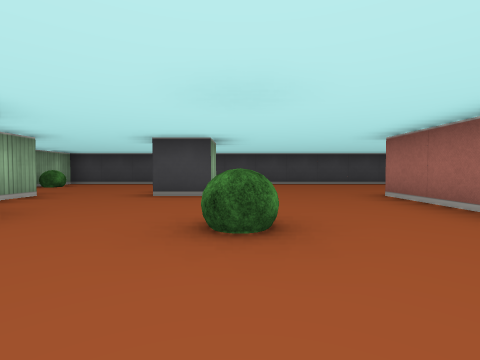
view 1 (above)

17 first-person views from a walk through a cub3D ray-caster map. The camera is about half as high as the walls, tilts 2° down and sees 85° across. The floor is counted in squares. Each view is taken from the middle of a square. On the plan, view 1 faces up. The plan holds only what a view shows up to about 9 squares ahead; the rest is blank.

view 2
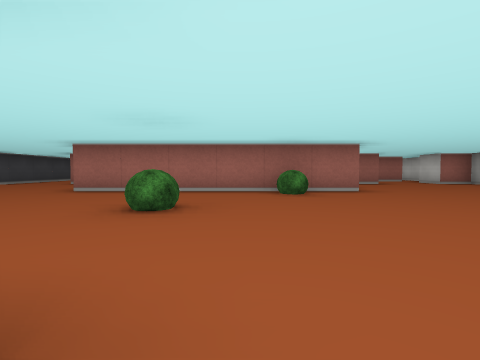

view 3
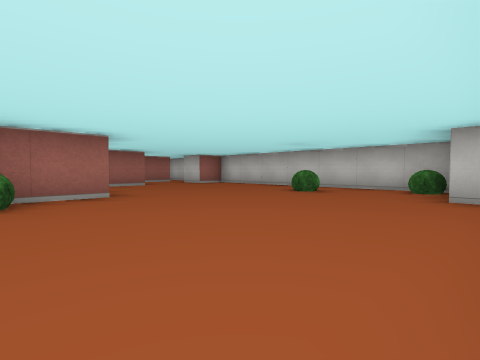

view 4
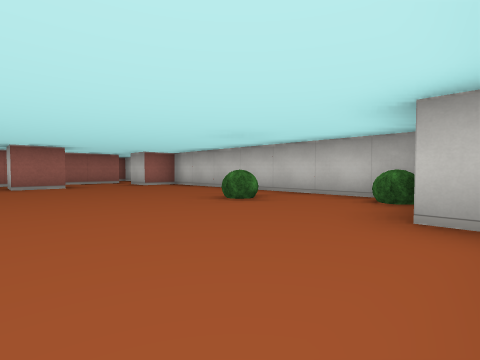

view 5
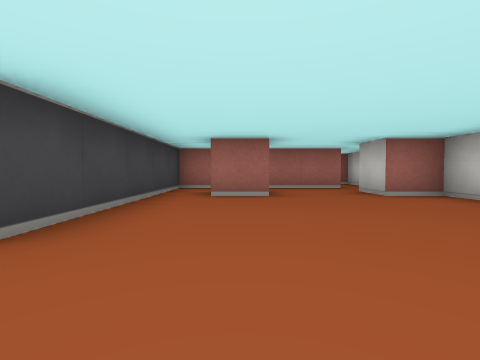

view 6
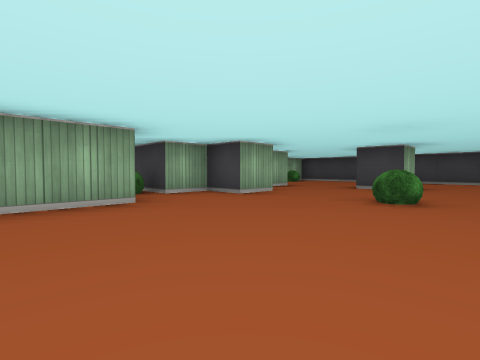

view 7
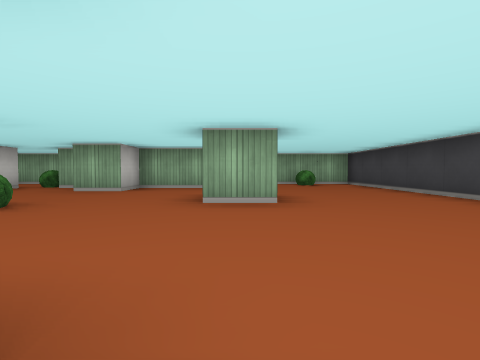

view 8
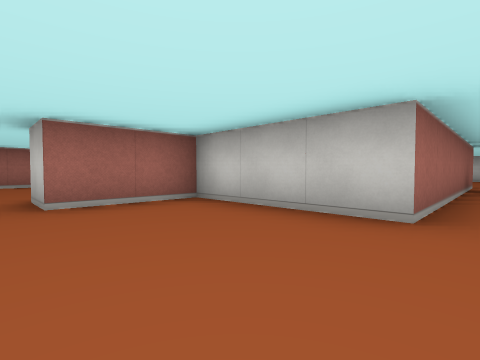

view 9
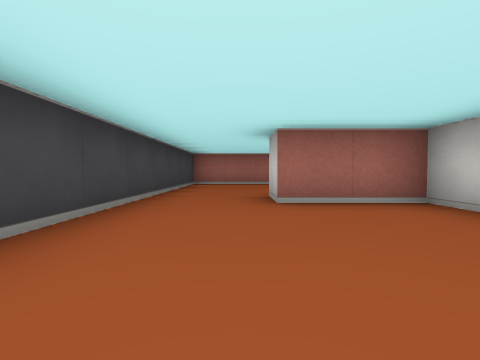

view 10
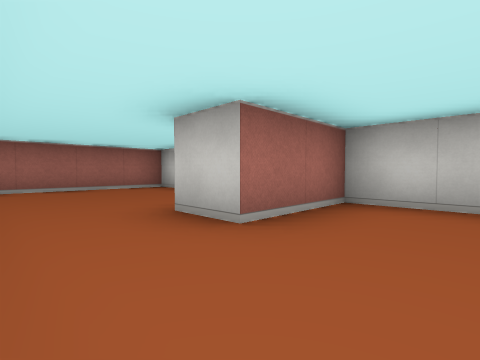

view 11
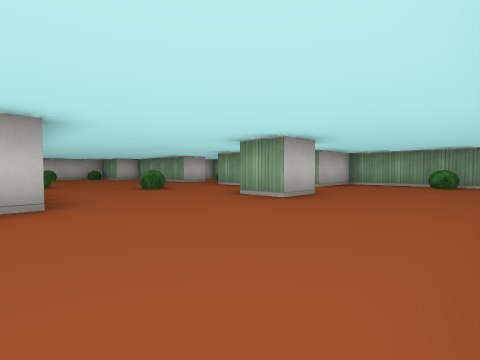

view 12
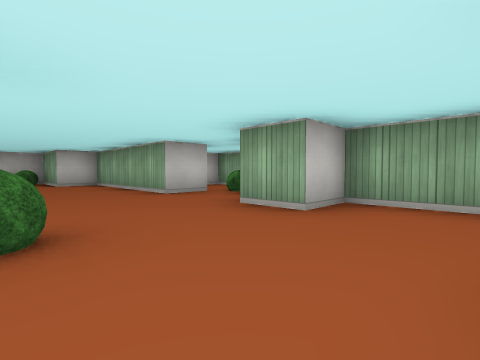

view 13
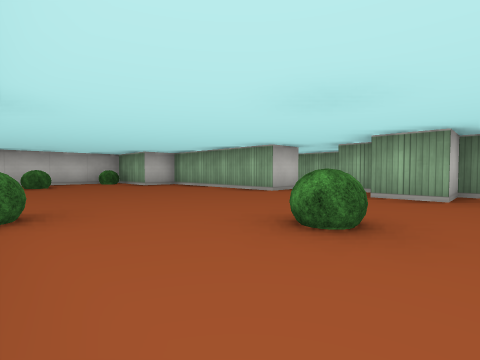

view 14
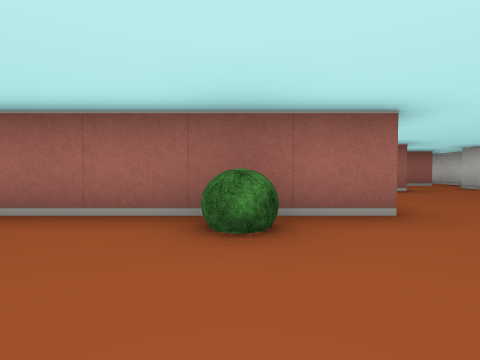

view 15
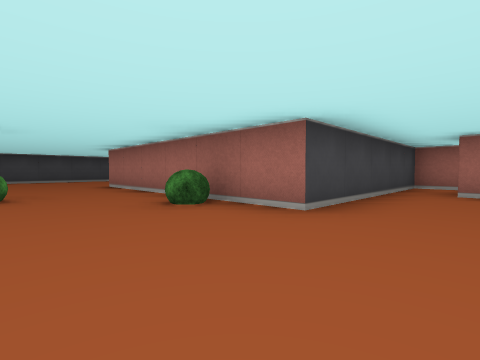

view 16
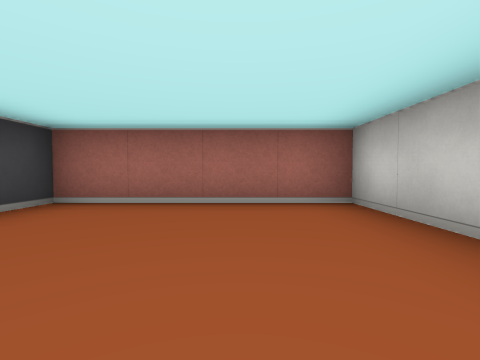

view 17
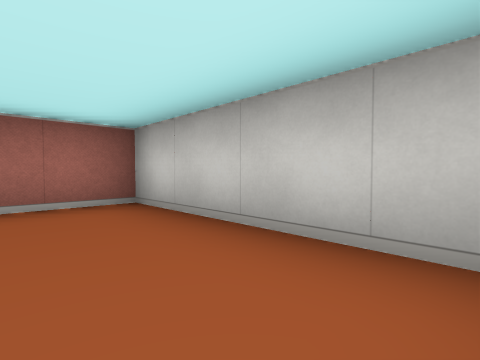

### Floor plan
Points are (right, up) in squares from view 1. A wall is a line through its corners. A room is listed if a view was taken in it or the views show most of it. See-through windows are left out.
Room 1 (views 1, 2, 3, 4, 5, 6, 7, 8, 9, 10, 11, 12, 13, 14, 15)
walls: (-2.5, -0.5) (-2.5, -4.5) (-1.5, -4.5) (-1.5, -6.5) (5.5, -6.5) (5.5, -5.5) (6.5, -5.5); (-1.5, 5.5) (-0.5, 5.5) (-0.5, 4.5) (-1.5, 4.5); (5.5, -3.6) (5.5, -2.5) (6.5, -2.5); (7.5, -5.6) (7.5, -1.5) (2.5, -1.5) (2.5, 4.5) (5.5, 4.5) (5.5, 6.5) (6.5, 6.5); (6.5, 8.5) (-5.5, 8.5) (-5.5, 4.5) (-3.5, 4.5) (-3.5, 2.5) (-2.5, 2.5) (-2.5, 1.5) (-3.5, 1.5) (-3.5, 0.5); (7.6, -6.5) (8.6, -6.5)
ways out: opening at (6, 7.5) to room 2; opening at (-3, 0); opening at (8, -6)
objects: bush (-5, 7); bush (-1, -6); bush (0, 2); bush (1, -5); bush (2, 0)
Room 2 (views 16, 17)
walls: (7, 4.5) (10.5, 4.5) (10.5, 8.5) (6.5, 8.5)
ways out: opening at (6, 7.5) to room 1

Positions as (right, up) in squares from view 1, and headings:
1: (0, 0), facing up
2: (-3, 1), facing right
3: (-2, 0), facing down-right
4: (-2, -2), facing down-right
5: (1, -3), facing right
6: (1, -2), facing up-left
7: (3, 5), facing left
8: (2, 7), facing down-right
9: (2, 7), facing right
10: (4, 8), facing down-right
11: (3, 8), facing down-left
12: (0, 4), facing down-left
13: (2, 3), facing down-left
14: (0, 0), facing right
15: (0, -3), facing up-right
16: (7, 6), facing right
17: (7, 6), facing down-right
